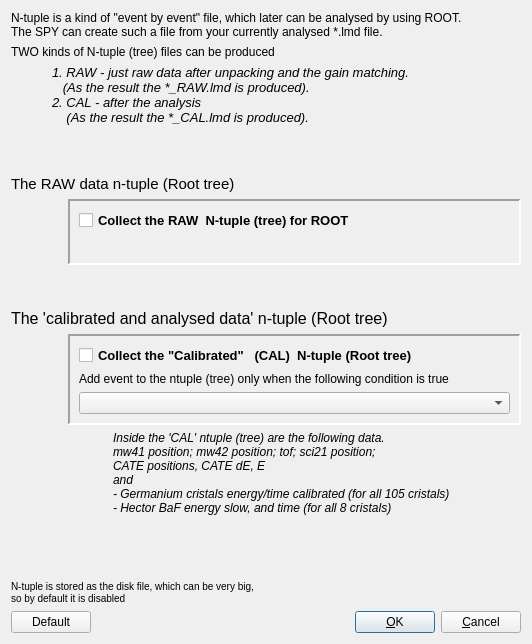
<?xml version="1.0" encoding="UTF-8"?>
<ui version="4.0">
 <class>T4collect_ntuple</class>
 <widget class="QDialog" name="T4collect_ntuple">
  <property name="geometry">
   <rect>
    <x>0</x>
    <y>0</y>
    <width>532</width>
    <height>644</height>
   </rect>
  </property>
  <property name="windowTitle">
   <string>Dialog</string>
  </property>
  <layout class="QVBoxLayout" name="verticalLayout_5">
   <item>
    <widget class="QLabel" name="textLabel1_2">
     <property name="frameShape">
      <enum>QFrame::NoFrame</enum>
     </property>
     <property name="frameShadow">
      <enum>QFrame::Plain</enum>
     </property>
     <property name="text">
      <string>&lt;html&gt;&lt;head/&gt;&lt;body&gt;&lt;p&gt;&lt;span style=&quot; font-size:medium;&quot;&gt;N-tuple is a kind of &amp;quot;event by event&amp;quot; file, which later can be analysed by using ROOT.&lt;br/&gt;The SPY can create such a file from your currently analysed *.lmd file. &lt;/span&gt;&lt;/p&gt;&lt;/body&gt;&lt;/html&gt;</string>
     </property>
     <property name="alignment">
      <set>Qt::AlignVCenter</set>
     </property>
     <property name="wordWrap">
      <bool>false</bool>
     </property>
    </widget>
   </item>
   <item>
    <widget class="QLabel" name="textLabel1_2_3">
     <property name="frameShape">
      <enum>QFrame::NoFrame</enum>
     </property>
     <property name="frameShadow">
      <enum>QFrame::Plain</enum>
     </property>
     <property name="text">
      <string>TWO kinds of N-tuple (tree) files can be produced</string>
     </property>
     <property name="wordWrap">
      <bool>false</bool>
     </property>
    </widget>
   </item>
   <item>
    <layout class="QHBoxLayout">
     <item>
      <layout class="QHBoxLayout" name="_2">
       <item>
        <spacer name="spacer6_2">
         <property name="orientation">
          <enum>Qt::Horizontal</enum>
         </property>
         <property name="sizeType">
          <enum>QSizePolicy::Expanding</enum>
         </property>
         <property name="sizeHint" stdset="0">
          <size>
           <width>41</width>
           <height>41</height>
          </size>
         </property>
        </spacer>
       </item>
       <item>
        <widget class="QLabel" name="textLabel1_2_3_2">
         <property name="font">
          <font>
           <pointsize>10</pointsize>
           <italic>true</italic>
          </font>
         </property>
         <property name="frameShape">
          <enum>QFrame::NoFrame</enum>
         </property>
         <property name="frameShadow">
          <enum>QFrame::Plain</enum>
         </property>
         <property name="text">
          <string>1. RAW - just raw data after unpacking and the gain matching. 
   (As the result the *_RAW.lmd is produced).
2. CAL - after the analysis
    (As the result the *_CAL.lmd is produced).
</string>
         </property>
         <property name="wordWrap">
          <bool>false</bool>
         </property>
        </widget>
       </item>
      </layout>
     </item>
     <item>
      <spacer name="spacer8">
       <property name="orientation">
        <enum>Qt::Horizontal</enum>
       </property>
       <property name="sizeType">
        <enum>QSizePolicy::Expanding</enum>
       </property>
       <property name="sizeHint" stdset="0">
        <size>
         <width>51</width>
         <height>31</height>
        </size>
       </property>
      </spacer>
     </item>
    </layout>
   </item>
   <item>
    <spacer name="spacer4_2">
     <property name="orientation">
      <enum>Qt::Vertical</enum>
     </property>
     <property name="sizeType">
      <enum>QSizePolicy::Maximum</enum>
     </property>
     <property name="sizeHint" stdset="0">
      <size>
       <width>20</width>
       <height>30</height>
      </size>
     </property>
    </spacer>
   </item>
   <item>
    <layout class="QVBoxLayout" name="verticalLayout_4">
     <item>
      <widget class="QLabel" name="label_2">
       <property name="text">
        <string>&lt;html&gt;&lt;head/&gt;&lt;body&gt;&lt;p&gt;&lt;span style=&quot; font-size:11pt;&quot;&gt;The RAW data n-tuple (Root tree)&lt;/span&gt;&lt;/p&gt;&lt;/body&gt;&lt;/html&gt;</string>
       </property>
      </widget>
     </item>
     <item>
      <layout class="QHBoxLayout" name="horizontalLayout" stretch="1,8">
       <item>
        <spacer name="horizontalSpacer">
         <property name="orientation">
          <enum>Qt::Horizontal</enum>
         </property>
         <property name="sizeHint" stdset="0">
          <size>
           <width>40</width>
           <height>20</height>
          </size>
         </property>
        </spacer>
       </item>
       <item>
        <widget class="QFrame" name="frame1">
         <property name="frameShape">
          <enum>QFrame::Panel</enum>
         </property>
         <property name="frameShadow">
          <enum>QFrame::Sunken</enum>
         </property>
         <property name="lineWidth">
          <number>2</number>
         </property>
         <property name="midLineWidth">
          <number>0</number>
         </property>
         <layout class="QVBoxLayout" name="verticalLayout">
          <item>
           <widget class="QCheckBox" name="check_create_raw_ntuple">
            <property name="font">
             <font>
              <pointsize>10</pointsize>
              <weight>75</weight>
              <bold>true</bold>
             </font>
            </property>
            <property name="text">
             <string>Collect the RAW  N-tuple (tree) for ROOT</string>
            </property>
           </widget>
          </item>
          <item>
           <spacer name="spacer4">
            <property name="orientation">
             <enum>Qt::Vertical</enum>
            </property>
            <property name="sizeType">
             <enum>QSizePolicy::Maximum</enum>
            </property>
            <property name="sizeHint" stdset="0">
             <size>
              <width>20</width>
              <height>25</height>
             </size>
            </property>
           </spacer>
          </item>
         </layout>
        </widget>
       </item>
      </layout>
     </item>
    </layout>
   </item>
   <item>
    <spacer name="verticalSpacer">
     <property name="orientation">
      <enum>Qt::Vertical</enum>
     </property>
     <property name="sizeHint" stdset="0">
      <size>
       <width>20</width>
       <height>39</height>
      </size>
     </property>
    </spacer>
   </item>
   <item>
    <layout class="QVBoxLayout" name="verticalLayout_3">
     <item>
      <widget class="QLabel" name="label">
       <property name="text">
        <string>&lt;html&gt;&lt;head/&gt;&lt;body&gt;&lt;p&gt;&lt;span style=&quot; font-size:12pt;&quot;&gt;The 'calibrated and analysed data' n-tuple (Root tree)&lt;/span&gt;&lt;/p&gt;&lt;/body&gt;&lt;/html&gt;</string>
       </property>
      </widget>
     </item>
     <item>
      <layout class="QHBoxLayout" name="horizontalLayout_2" stretch="1,8">
       <item>
        <spacer name="horizontalSpacer_2">
         <property name="orientation">
          <enum>Qt::Horizontal</enum>
         </property>
         <property name="sizeHint" stdset="0">
          <size>
           <width>40</width>
           <height>20</height>
          </size>
         </property>
        </spacer>
       </item>
       <item>
        <widget class="QFrame" name="Frame22">
         <property name="frameShape">
          <enum>QFrame::Panel</enum>
         </property>
         <property name="frameShadow">
          <enum>QFrame::Sunken</enum>
         </property>
         <property name="lineWidth">
          <number>2</number>
         </property>
         <layout class="QVBoxLayout" name="verticalLayout_2">
          <item>
           <widget class="QCheckBox" name="check_create_ntuple">
            <property name="font">
             <font>
              <pointsize>10</pointsize>
              <weight>75</weight>
              <bold>true</bold>
             </font>
            </property>
            <property name="text">
             <string>Collect the &quot;Calibrated&quot;   (CAL)  N-tuple (Root tree)</string>
            </property>
           </widget>
          </item>
          <item>
           <layout class="QVBoxLayout" name="_5">
            <item>
             <widget class="QLabel" name="textLabel_condition">
              <property name="text">
               <string>Add event to the ntuple (tree) only when the following condition is true</string>
              </property>
              <property name="wordWrap">
               <bool>false</bool>
              </property>
             </widget>
            </item>
            <item>
             <widget class="QComboBox" name="comboBox_conditions"/>
            </item>
           </layout>
          </item>
         </layout>
        </widget>
       </item>
      </layout>
     </item>
    </layout>
   </item>
   <item>
    <layout class="QHBoxLayout" name="horizontalLayout_3" stretch="2,8">
     <item>
      <spacer name="horizontalSpacer_4">
       <property name="orientation">
        <enum>Qt::Horizontal</enum>
       </property>
       <property name="sizeHint" stdset="0">
        <size>
         <width>40</width>
         <height>20</height>
        </size>
       </property>
      </spacer>
     </item>
     <item>
      <widget class="QLabel" name="textLabel1_2_2">
       <property name="font">
        <font>
         <pointsize>9</pointsize>
         <italic>true</italic>
        </font>
       </property>
       <property name="text">
        <string>&lt;html&gt;&lt;head/&gt;&lt;body&gt;&lt;p&gt;Inside the 'CAL' ntuple (tree) are the following data.&lt;br/&gt;mw41 position; mw42 position; tof; sci21 position; &lt;br/&gt;CATE positions, CATE dE, E &lt;br/&gt;and &lt;br/&gt;- Germanium cristals energy/time calibrated (for all 105 cristals)&lt;br/&gt;- Hector BaF energy slow, and time (for all 8 cristals) &lt;/p&gt;&lt;/body&gt;&lt;/html&gt;</string>
       </property>
       <property name="wordWrap">
        <bool>false</bool>
       </property>
      </widget>
     </item>
    </layout>
   </item>
   <item>
    <spacer name="horizontalSpacer_3">
     <property name="orientation">
      <enum>Qt::Horizontal</enum>
     </property>
     <property name="sizeHint" stdset="0">
      <size>
       <width>521</width>
       <height>20</height>
      </size>
     </property>
    </spacer>
   </item>
   <item>
    <spacer name="verticalSpacer_2">
     <property name="orientation">
      <enum>Qt::Vertical</enum>
     </property>
     <property name="sizeHint" stdset="0">
      <size>
       <width>20</width>
       <height>40</height>
      </size>
     </property>
    </spacer>
   </item>
   <item>
    <widget class="QLabel" name="textLabel1">
     <property name="text">
      <string>&lt;font size=&quot;-1&quot;&gt;N-tuple is stored as the disk file, which can be very big, &lt;br&gt;so by default it is disabled&lt;/font&gt;</string>
     </property>
     <property name="wordWrap">
      <bool>false</bool>
     </property>
    </widget>
   </item>
   <item>
    <layout class="QHBoxLayout" name="_3">
     <property name="spacing">
      <number>6</number>
     </property>
     <property name="margin">
      <number>0</number>
     </property>
     <item>
      <widget class="QPushButton" name="button_default">
       <property name="text">
        <string>Default</string>
       </property>
       <property name="shortcut">
        <string/>
       </property>
       <property name="autoDefault">
        <bool>true</bool>
       </property>
      </widget>
     </item>
     <item>
      <spacer name="Horizontal Spacing2">
       <property name="orientation">
        <enum>Qt::Horizontal</enum>
       </property>
       <property name="sizeType">
        <enum>QSizePolicy::Expanding</enum>
       </property>
       <property name="sizeHint" stdset="0">
        <size>
         <width>20</width>
         <height>20</height>
        </size>
       </property>
      </spacer>
     </item>
     <item>
      <widget class="QPushButton" name="buttonOk">
       <property name="text">
        <string>&amp;OK</string>
       </property>
       <property name="shortcut">
        <string/>
       </property>
       <property name="autoDefault">
        <bool>true</bool>
       </property>
       <property name="default">
        <bool>true</bool>
       </property>
      </widget>
     </item>
     <item>
      <widget class="QPushButton" name="buttonCancel">
       <property name="text">
        <string>&amp;Cancel</string>
       </property>
       <property name="shortcut">
        <string/>
       </property>
       <property name="autoDefault">
        <bool>true</bool>
       </property>
      </widget>
     </item>
    </layout>
   </item>
  </layout>

  <zorder>textLabel1</zorder>
  <zorder>textLabel1_2_3</zorder>
  <zorder>textLabel1_2</zorder>
  <zorder>frame1</zorder>

  <zorder>Frame22</zorder>
  <zorder>label</zorder>
  <zorder>label_2</zorder>
  <zorder>textLabel1_2_2</zorder>


 </widget>
 <tabstops>
  <tabstop>check_create_raw_ntuple</tabstop>
  <tabstop>check_create_ntuple</tabstop>
  <tabstop>comboBox_conditions</tabstop>
  <tabstop>buttonOk</tabstop>
  <tabstop>buttonCancel</tabstop>
  <tabstop>button_default</tabstop>
 </tabstops>
 <resources/>
 <connections>
  <connection>
   <sender>buttonOk</sender>
   <signal>clicked()</signal>
   <receiver>T4collect_ntuple</receiver>
   <slot>accept()</slot>
   <hints>
    <hint type="sourcelabel">
     <x>429</x>
     <y>627</y>
    </hint>
    <hint type="destinationlabel">
     <x>469</x>
     <y>550</y>
    </hint>
   </hints>
  </connection>
  <connection>
   <sender>buttonCancel</sender>
   <signal>clicked()</signal>
   <receiver>T4collect_ntuple</receiver>
   <slot>reject()</slot>
   <hints>
    <hint type="sourcelabel">
     <x>496</x>
     <y>625</y>
    </hint>
    <hint type="destinationlabel">
     <x>513</x>
     <y>570</y>
    </hint>
   </hints>
  </connection>
 </connections>
</ui>
